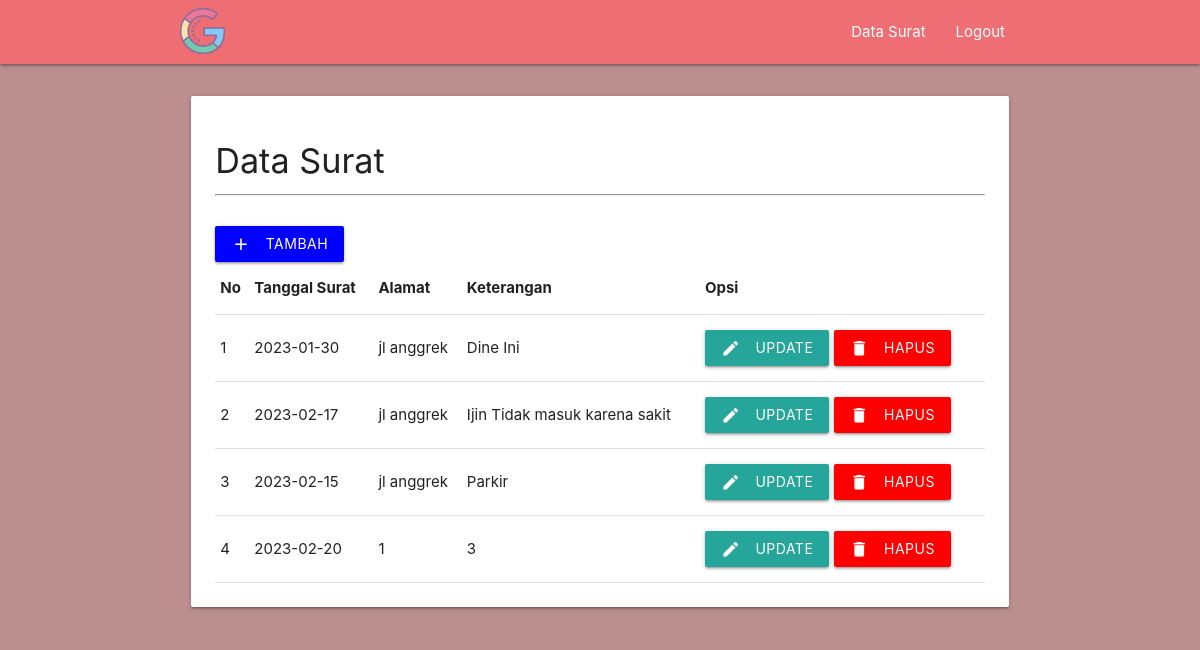
/home_surat.php, run on the app's committed database.
### tables this page shows
CREATE TABLE `surat` (
  `id_surat` int(5) NOT NULL,
  `tanggal_sakit` date NOT NULL,
  `alamat` varchar(100) NOT NULL,
  `keterangan` varchar(255) NOT NULL,
  `status` varchar(20) NOT NULL
);

### home_surat.php (the view, shortened to what this page needs)
<?php
include "koneksi.php";
?>
<!DOCTYPE html>
<html lang="en">
<head>
    <link rel="stylesheet" href="https://cdnjs.cloudflare.com/ajax/libs/materialize/1.0.0/css/materialize.min.css">
</head>
<body>
    <?php
    $SQL = "SELECT * FROM surat";
    $query = mysqli_query($koneksi, $SQL);
    ?>
    <nav>
        <div class="container">
            <div class="nav-wrapper">
                <a href="#" class="brand-logo">
                    <img src="assets/logoo.png" style="width: 45px;margin-top: 8px;" alt="Brand Logo">
                </a>
                <ul id="nav-mobile" class="right hide-on-med-and-down">
                    <li><a href="home_surat.php">Data Surat</a></li>
                    <li><a href="login.php">Logout</a></li>
                </ul>
            </div>
        </div>
    </nav>
    <div class="container">
        <div class="row" style="margin-top: 24px;">
            <div class="col s12">
                <div class="card">
                    <div class="card-content">
                        <span class="card-title">
                            <h4>Data Surat</h4>
                        </span>
                        <hr>
                        <br>
                        <a href="view_insert_surat.php" type="button" class="btn waves-effect waves-light" type="submit" name="action" style="background-color: blue;">Tambah
                            <i class="material-icons left">add</i>
                        </a>
                        <table class="highlight">
                            <thead>
                                <tr>
                                    <th>No</th>
                                    <th>Tanggal Surat</th>
                                    <th>Alamat</th>
                                    <th>Keterangan</th>
                                    <th>Opsi</th>
                                </tr>
                            </thead>
                            <tbody>
                                <?php
                                $No = 1;
                                while ($kolom = mysqli_fetch_array($query)) { ?>
                                    <tr>
                                        <td><?php echo $No++; ?></td>
                                        <td><?php echo $kolom["tanggal_sakit"] ?></td>
                                        <td><?php echo $kolom["alamat"] ?></td>
                                        <td><?php echo $kolom["keterangan"] ?></td>
                                        <td>
                                            <a href="view_update_surat.php?id_surat=<?php echo $kolom["id_surat"] ?>" type="button" class="btn waves-effect waves-light" type="submit" name="action">Update
                                                <i class="material-icons left">edit</i>
                                            </a>
                                            <a href="proses_hapus_surat.php?id_surat=<?php echo $kolom["id_surat"] ?>" type="button" class="btn waves-effect waves-light" type="submit" name="action" style="background-color: red;">Hapus
                                                <i class="material-icons left">delete</i>
                                            </a>
                                        </td>
                                    </tr>
                                <?php } ?>
                            </tbody>
                        </table>
                    </div>
                </div>
            </div>
        </div>
    </div>
</body>
</html>

### home_surat.php (style rules this page uses)
body { background-color: rosybrown; }

### data on the page
surat: tanggal_sakit "2023-01-30", alamat "jl anggrek", keterangan "Dine Ini"
surat: tanggal_sakit "2023-02-17", alamat "jl anggrek", keterangan "Ijin Tidak masuk karena sakit"
surat: tanggal_sakit "2023-02-15", alamat "jl anggrek", keterangan "Parkir"
surat: tanggal_sakit "2023-02-20", alamat "1", keterangan "3"
